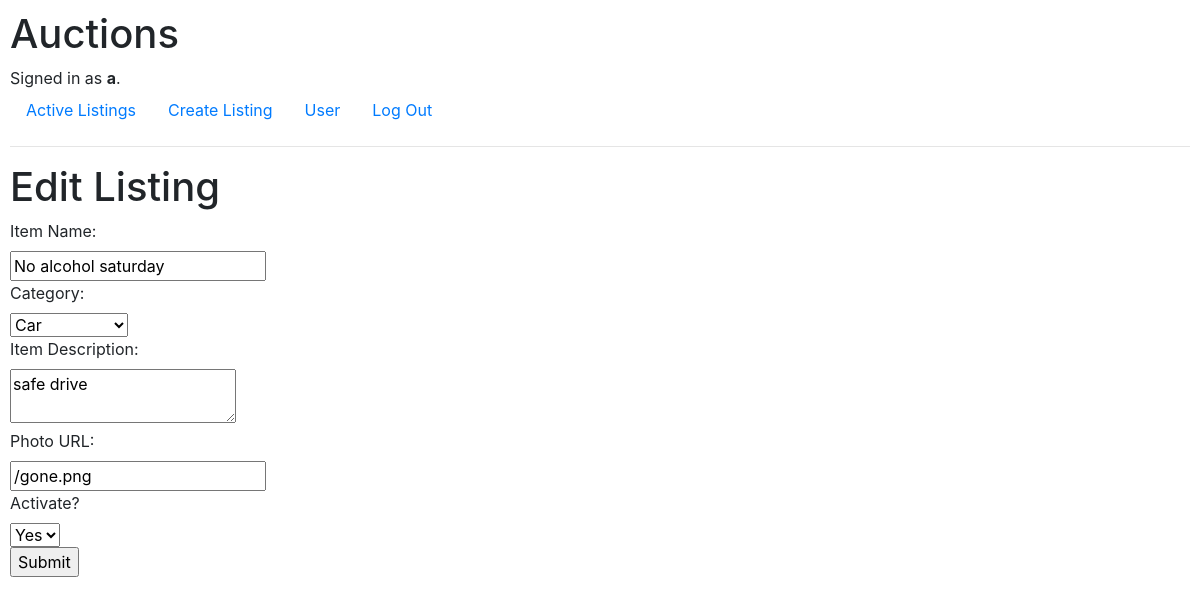
/listing/9/edit (signed in), run on the app's committed database.
### auctions/models.py (models this page shows, shortened)
class User(AbstractUser):
    watchlist = models.ManyToManyField('Listing', related_name="watchlistuser")
    pass

class Listing(models.Model):
    title = models.CharField(max_length=50)
    description = models.TextField(blank=True)
    photo = models.URLField(blank=True)
    price = models.DecimalField(max_digits=20, decimal_places=2)
    currentprice = models.DecimalField(default=0, blank=True, max_digits=20, decimal_places=2)
    activation = models.BooleanField()
    category = models.ForeignKey(Category, on_delete=models.CASCADE, related_name="category")
    user = models.ForeignKey(User, on_delete=models.CASCADE, related_name="listing")
    time = models.DateTimeField(auto_now_add=True)

### auctions/views.py (the view, shortened to what this page needs)
# urls.py: path("listing/<int:listing_id>/edit", views.edit_listing, name="edit"),
def edit_listing(request, listing_id):
    categories = Category.objects.all()
    listing = Listing.objects.get(pk = listing_id)
    return render(request, "auctions/edit.html", {
        "categories": categories,
        "listing": listing,
    } )

### auctions/models.py (called while the page is built)
    def __str__(self):
        return self.categoryName

### auctions/templates/auctions/edit.html (shortened to what this page needs)
{% extends "auctions/layout.html" %}
{% block body %}
    <h1>Edit Listing</h1>
    <form action="{% url 'edit' listing.id %}" method="POST">
        <label for="title">Item Name: </label><br>
        <input type="text" name="title" value="{{ listing.title }}" required>
        <br>
        <label for="category">Category: </label><br>
        <select name="category">
            {% for i in categories %}
                {% if i == listing.category %}
                    <option selected value="{{ i }}">{{ i }}</option>
                {% else %}
                    <option value="{{ i }}">{{ i }}</option>
                {% endif %}
            {% endfor %}
        </select>
        <br>
        <label for="description">Item Description: </label><br>
        <textarea name="description">{{ listing.description }}</textarea>
        <br>
        <label for="photo">Photo URL: </label><br>
        <input type="URL" name="photo" value="{{ listing.photo }}">
        <br>
        <label for="activation">Activate? </label><br>
        <select name="activation" >
            <option value="True">Yes</option>
        </select>
        <br>
        <input type="submit" value="Submit">
        <br>
    </form>
{% endblock %}

### auctions/templates/auctions/layout.html (shortened to what this page needs)
{% load static %}
<!DOCTYPE html>
<html lang="en">
    <head>
        <link rel="stylesheet" href="https://stackpath.bootstrapcdn.com/bootstrap/4.4.1/css/bootstrap.min.css">
        <link href="{% static 'auctions/styles.css' %}" rel="stylesheet">
    </head>
    <body>
        <h1>Auctions</h1>
        <div>
            {% if user.is_authenticated %}
                Signed in as <strong>{{ user.username }}</strong>.
            {% else %}
                Not signed in.
            {% endif %}
        </div>
        <ul class="nav">
            <li class="nav-item">
                <a class="nav-link" href="{% url 'index' %}">Active Listings</a>
            </li>
            {% if user.is_authenticated %}
                <li class="nav-item">
                    <a class="nav-link" href="{% url 'create' %}">Create Listing</a>
                </li>
                <li class="nav-item">
                    <a class="nav-link" href="{% url 'user' %}">User</a>
                </li>
                <li class="nav-item">
                    <a class="nav-link" href="{% url 'logout' %}">Log Out</a>
                </li>
            {% endif %}
        </ul>
        <hr>
        {% block body %}
        {% endblock %}
    </body>
</html>

### auctions/static/auctions/styles.css (style rules this page uses)
body { padding: 10px; }

### data on the page
User: username "a"
Listing: title "No alcohol saturday", description "safe drive", photo "/gone.png"

### other printed values
form field category "Car"
